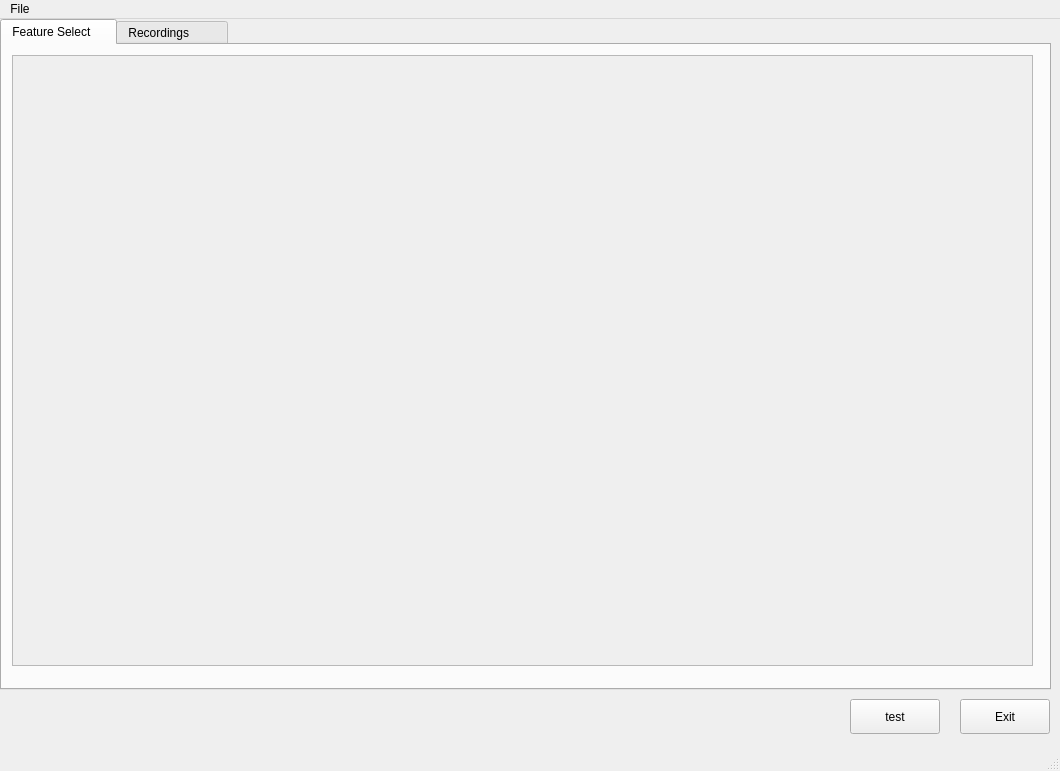
<?xml version="1.0" encoding="UTF-8"?>
<ui version="4.0">
 <class>MainWindow</class>
 <widget class="QMainWindow" name="MainWindow">
  <property name="geometry">
   <rect>
    <x>0</x>
    <y>0</y>
    <width>1060</width>
    <height>771</height>
   </rect>
  </property>
  <property name="windowTitle">
   <string>MainWindow</string>
  </property>
  <widget class="QWidget" name="centralwidget">
   <widget class="QPushButton" name="btnExit">
    <property name="geometry">
     <rect>
      <x>960</x>
      <y>680</y>
      <width>90</width>
      <height>35</height>
     </rect>
    </property>
    <property name="text">
     <string>Exit</string>
    </property>
   </widget>
   <widget class="QTabWidget" name="tabWidget">
    <property name="geometry">
     <rect>
      <x>0</x>
      <y>0</y>
      <width>1051</width>
      <height>671</height>
     </rect>
    </property>
    <property name="currentIndex">
     <number>0</number>
    </property>
    <widget class="QWidget" name="featureTab">
     <attribute name="title">
      <string>Feature Select    </string>
     </attribute>
     <widget class="QScrollArea" name="scrollArea">
      <property name="geometry">
       <rect>
        <x>10</x>
        <y>10</y>
        <width>1021</width>
        <height>611</height>
       </rect>
      </property>
      <property name="widgetResizable">
       <bool>true</bool>
      </property>
      <widget class="QWidget" name="scrollAreaWidgetContents">
       <property name="geometry">
        <rect>
         <x>0</x>
         <y>0</y>
         <width>1017</width>
         <height>607</height>
        </rect>
       </property>
      </widget>
     </widget>
    </widget>
    <widget class="QWidget" name="recordingsTab">
     <attribute name="title">
      <string>Recordings        </string>
     </attribute>
     <widget class="QWidget" name="horizontalLayoutWidget">
      <property name="geometry">
       <rect>
        <x>570</x>
        <y>10</y>
        <width>471</width>
        <height>80</height>
       </rect>
      </property>
      <layout class="QHBoxLayout" name="horizontalLayout">
       <item>
        <widget class="QLabel" name="folderLabel">
         <property name="text">
          <string>Path to Folders:</string>
         </property>
        </widget>
       </item>
       <item>
        <widget class="QLineEdit" name="folderPath">
         <property name="enabled">
          <bool>true</bool>
         </property>
         <property name="text">
          <string/>
         </property>
         <property name="placeholderText">
          <string>Absolute Path</string>
         </property>
        </widget>
       </item>
       <item>
        <widget class="QPushButton" name="selectFolder">
         <property name="text">
          <string>Select Folders</string>
         </property>
        </widget>
       </item>
      </layout>
     </widget>
     <widget class="QTableWidget" name="trackTableWidget">
      <property name="geometry">
       <rect>
        <x>10</x>
        <y>10</y>
        <width>551</width>
        <height>611</height>
       </rect>
      </property>
     </widget>
     <widget class="QWidget" name="verticalLayoutWidget">
      <property name="geometry">
       <rect>
        <x>570</x>
        <y>210</y>
        <width>471</width>
        <height>61</height>
       </rect>
      </property>
      <layout class="QVBoxLayout" name="verticalLayout">
       <item>
        <layout class="QHBoxLayout" name="horizontalLayout_2">
         <item>
          <widget class="QLabel" name="lblOverlap">
           <property name="text">
            <string>Overlaping (0 %):</string>
           </property>
          </widget>
         </item>
         <item>
          <widget class="QSlider" name="overlapPercentage">
           <property name="maximum">
            <number>100</number>
           </property>
           <property name="orientation">
            <enum>Qt::Horizontal</enum>
           </property>
          </widget>
         </item>
        </layout>
       </item>
      </layout>
     </widget>
     <widget class="QPushButton" name="btnTest">
      <property name="geometry">
       <rect>
        <x>950</x>
        <y>590</y>
        <width>90</width>
        <height>35</height>
       </rect>
      </property>
      <property name="text">
       <string>PushButton</string>
      </property>
     </widget>
     <widget class="QLabel" name="label_2">
      <property name="geometry">
       <rect>
        <x>570</x>
        <y>100</y>
        <width>91</width>
        <height>41</height>
       </rect>
      </property>
      <property name="font">
       <font>
        <weight>75</weight>
        <bold>true</bold>
       </font>
      </property>
      <property name="text">
       <string>Windowing:</string>
      </property>
     </widget>
     <widget class="QWidget" name="horizontalLayoutWidget_3">
      <property name="geometry">
       <rect>
        <x>570</x>
        <y>140</y>
        <width>471</width>
        <height>61</height>
       </rect>
      </property>
      <layout class="QHBoxLayout" name="horizontalLayout_4">
       <item>
        <widget class="QLabel" name="label_3">
         <property name="text">
          <string>Window Size:</string>
         </property>
        </widget>
       </item>
       <item>
        <widget class="QSpinBox" name="winSize">
         <property name="wrapping">
          <bool>true</bool>
         </property>
         <property name="minimum">
          <number>16</number>
         </property>
         <property name="maximum">
          <number>1024</number>
         </property>
         <property name="value">
          <number>512</number>
         </property>
        </widget>
       </item>
       <item>
        <spacer name="horizontalSpacer">
         <property name="orientation">
          <enum>Qt::Horizontal</enum>
         </property>
         <property name="sizeHint" stdset="0">
          <size>
           <width>40</width>
           <height>20</height>
          </size>
         </property>
        </spacer>
       </item>
      </layout>
     </widget>
     <widget class="QWidget" name="horizontalLayoutWidget_4">
      <property name="geometry">
       <rect>
        <x>570</x>
        <y>280</y>
        <width>469</width>
        <height>59</height>
       </rect>
      </property>
      <layout class="QHBoxLayout" name="horizontalLayout_5">
       <item>
        <widget class="QLabel" name="label_4">
         <property name="text">
          <string>File to Export: </string>
         </property>
        </widget>
       </item>
       <item>
        <widget class="QLineEdit" name="erportedFile">
         <property name="placeholderText">
          <string>A File Name to Extract Features</string>
         </property>
        </widget>
       </item>
      </layout>
     </widget>
    </widget>
   </widget>
   <widget class="QPushButton" name="btnTestGlobal">
    <property name="geometry">
     <rect>
      <x>850</x>
      <y>680</y>
      <width>90</width>
      <height>35</height>
     </rect>
    </property>
    <property name="text">
     <string>test</string>
    </property>
   </widget>
  </widget>
  <widget class="QStatusBar" name="statusbar"/>
  <widget class="QMenuBar" name="menuBar">
   <property name="geometry">
    <rect>
     <x>0</x>
     <y>0</y>
     <width>1060</width>
     <height>31</height>
    </rect>
   </property>
   <widget class="QMenu" name="menuFile">
    <property name="title">
     <string>File</string>
    </property>
    <addaction name="actionLoad"/>
    <addaction name="actionSave"/>
   </widget>
   <addaction name="menuFile"/>
  </widget>
  <action name="actionSave_Config">
   <property name="text">
    <string>Save Configuration</string>
   </property>
  </action>
  <action name="actionLoad_Config">
   <property name="text">
    <string>Load Configuration</string>
   </property>
  </action>
  <action name="actionJust_for_fun">
   <property name="text">
    <string>just for fun</string>
   </property>
  </action>
  <action name="actionLoad">
   <property name="text">
    <string>Load</string>
   </property>
  </action>
  <action name="actionSave">
   <property name="text">
    <string>Save</string>
   </property>
  </action>
 </widget>
 <resources/>
 <connections/>
</ui>
